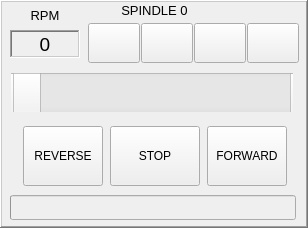
         <widget class="QFrame" name="f9_spindle_0">
          <property name="geometry">
           <rect>
            <x>646</x>
            <y>0</y>
            <width>308</width>
            <height>228</height>
           </rect>
          </property>
          <property name="minimumSize">
           <size>
            <width>146</width>
            <height>228</height>
           </size>
          </property>
          <property name="maximumSize">
           <size>
            <width>320</width>
            <height>228</height>
           </size>
          </property>
          <property name="frameShape">
           <enum>QFrame::WinPanel</enum>
          </property>
          <property name="frameShadow">
           <enum>QFrame::Raised</enum>
          </property>
          <widget class="QProgressBar" name="pbar_f9_spindle_0_rpm">
           <property name="enabled">
            <bool>false</bool>
           </property>
           <property name="geometry">
            <rect>
             <x>10</x>
             <y>195</y>
             <width>286</width>
             <height>25</height>
            </rect>
           </property>
           <property name="minimumSize">
            <size>
             <width>240</width>
             <height>25</height>
            </size>
           </property>
           <property name="maximumSize">
            <size>
             <width>290</width>
             <height>25</height>
            </size>
           </property>
           <property name="font">
            <font>
             <pointsize>12</pointsize>
            </font>
           </property>
           <property name="cursor">
            <cursorShape>ArrowCursor</cursorShape>
           </property>
           <property name="autoFillBackground">
            <bool>true</bool>
           </property>
           <property name="inputMethodHints">
            <set>Qt::ImhNone</set>
           </property>
           <property name="maximum">
            <number>4000</number>
           </property>
           <property name="value">
            <number>0</number>
           </property>
           <property name="alignment">
            <set>Qt::AlignLeading|Qt::AlignLeft|Qt::AlignTop</set>
           </property>
           <property name="textVisible">
            <bool>true</bool>
           </property>
           <property name="orientation">
            <enum>Qt::Horizontal</enum>
           </property>
           <property name="invertedAppearance">
            <bool>false</bool>
           </property>
           <property name="textDirection">
            <enum>QProgressBar::TopToBottom</enum>
           </property>
           <property name="format">
            <string/>
           </property>
          </widget>
          <widget class="QWidget" name="frame_9_mode" native="true">
           <property name="geometry">
            <rect>
             <x>23</x>
             <y>126</y>
             <width>264</width>
             <height>61</height>
            </rect>
           </property>
           <widget class="PushButton" name="pb_f9_spindle_0_reverse">
            <property name="geometry">
             <rect>
              <x>0</x>
              <y>0</y>
              <width>80</width>
              <height>60</height>
             </rect>
            </property>
            <property name="text">
             <string>REVERSE</string>
            </property>
            <property name="checkable">
             <bool>true</bool>
            </property>
            <property name="autoExclusive">
             <bool>true</bool>
            </property>
           </widget>
           <widget class="PushButton" name="pb_f9_spindle_0_stop">
            <property name="geometry">
             <rect>
              <x>87</x>
              <y>0</y>
              <width>90</width>
              <height>60</height>
             </rect>
            </property>
            <property name="text">
             <string>STOP</string>
            </property>
            <property name="checkable">
             <bool>true</bool>
            </property>
            <property name="autoExclusive">
             <bool>true</bool>
            </property>
           </widget>
           <widget class="PushButton" name="pb_f9_spindle_0_forward">
            <property name="geometry">
             <rect>
              <x>184</x>
              <y>0</y>
              <width>80</width>
              <height>60</height>
             </rect>
            </property>
            <property name="text">
             <string>FORWARD</string>
            </property>
            <property name="checkable">
             <bool>true</bool>
            </property>
            <property name="autoExclusive">
             <bool>true</bool>
            </property>
           </widget>
          </widget>
          <widget class="QLabel" name="plab_f9_panel">
           <property name="geometry">
            <rect>
             <x>89</x>
             <y>0</y>
             <width>131</width>
             <height>21</height>
            </rect>
           </property>
           <property name="font">
            <font>
             <pointsize>10</pointsize>
             <weight>50</weight>
             <bold>false</bold>
            </font>
           </property>
           <property name="frameShape">
            <enum>QFrame::NoFrame</enum>
           </property>
           <property name="frameShadow">
            <enum>QFrame::Raised</enum>
           </property>
           <property name="text">
            <string>SPINDLE 0</string>
           </property>
           <property name="alignment">
            <set>Qt::AlignCenter</set>
           </property>
          </widget>
          <widget class="QWidget" name="frame_9_rpm_display" native="true">
           <property name="geometry">
            <rect>
             <x>10</x>
             <y>0</y>
             <width>70</width>
             <height>58</height>
            </rect>
           </property>
           <property name="minimumSize">
            <size>
             <width>70</width>
             <height>50</height>
            </size>
           </property>
           <property name="maximumSize">
            <size>
             <width>104</width>
             <height>70</height>
            </size>
           </property>
           <widget class="QLabel" name="lab_f9_spindle_0_rpm">
            <property name="geometry">
             <rect>
              <x>0</x>
              <y>30</y>
              <width>70</width>
              <height>28</height>
             </rect>
            </property>
            <property name="font">
             <font>
              <pointsize>14</pointsize>
             </font>
            </property>
            <property name="frameShape">
             <enum>QFrame::WinPanel</enum>
            </property>
            <property name="frameShadow">
             <enum>QFrame::Sunken</enum>
            </property>
            <property name="text">
             <string>0</string>
            </property>
            <property name="alignment">
             <set>Qt::AlignCenter</set>
            </property>
           </widget>
           <widget class="QLabel" name="plab_f9_spindle_0_panel_rpm">
            <property name="geometry">
             <rect>
              <x>0</x>
              <y>5</y>
              <width>70</width>
              <height>20</height>
             </rect>
            </property>
            <property name="font">
             <font>
              <pointsize>10</pointsize>
             </font>
            </property>
            <property name="text">
             <string>RPM</string>
            </property>
            <property name="alignment">
             <set>Qt::AlignCenter</set>
            </property>
           </widget>
          </widget>
          <widget class="QWidget" name="frame_9_quick_set" native="true">
           <property name="geometry">
            <rect>
             <x>88</x>
             <y>23</y>
             <width>212</width>
             <height>40</height>
            </rect>
           </property>
           <property name="minimumSize">
            <size>
             <width>168</width>
             <height>40</height>
            </size>
           </property>
           <property name="maximumSize">
            <size>
             <width>240</width>
             <height>40</height>
            </size>
           </property>
           <widget class="PushButton" name="pb_f9_spindle_0_quick_set_1">
            <property name="geometry">
             <rect>
              <x>53</x>
              <y>0</y>
              <width>52</width>
              <height>40</height>
             </rect>
            </property>
            <property name="text">
             <string/>
            </property>
           </widget>
           <widget class="PushButton" name="pb_f9_spindle_0_quick_set_0">
            <property name="geometry">
             <rect>
              <x>0</x>
              <y>0</y>
              <width>52</width>
              <height>40</height>
             </rect>
            </property>
            <property name="text">
             <string/>
            </property>
           </widget>
           <widget class="PushButton" name="pb_f9_spindle_0_quick_set_2">
            <property name="geometry">
             <rect>
              <x>106</x>
              <y>0</y>
              <width>52</width>
              <height>40</height>
             </rect>
            </property>
            <property name="text">
             <string/>
            </property>
           </widget>
           <widget class="PushButton" name="pb_f9_spindle_0_quick_set_3">
            <property name="geometry">
             <rect>
              <x>159</x>
              <y>0</y>
              <width>52</width>
              <height>40</height>
             </rect>
            </property>
            <property name="text">
             <string/>
            </property>
           </widget>
          </widget>
          <widget class="QFrame" name="frame_9_spindle_rpm">
           <property name="geometry">
            <rect>
             <x>11</x>
             <y>73</y>
             <width>282</width>
             <height>40</height>
            </rect>
           </property>
           <property name="minimumSize">
            <size>
             <width>264</width>
             <height>40</height>
            </size>
           </property>
           <property name="maximumSize">
            <size>
             <width>400</width>
             <height>40</height>
            </size>
           </property>
           <property name="frameShape">
            <enum>QFrame::NoFrame</enum>
           </property>
           <property name="frameShadow">
            <enum>QFrame::Raised</enum>
           </property>
           <widget class="QScrollBar" name="scrb_f9_spindle_0">
            <property name="geometry">
             <rect>
              <x>-11</x>
              <y>0</y>
              <width>304</width>
              <height>39</height>
             </rect>
            </property>
            <property name="cursor">
             <cursorShape>PointingHandCursor</cursorShape>
            </property>
            <property name="maximum">
             <number>3000000</number>
            </property>
            <property name="singleStep">
             <number>100</number>
            </property>
            <property name="pageStep">
             <number>100</number>
            </property>
            <property name="orientation">
             <enum>Qt::Horizontal</enum>
            </property>
           </widget>
          </widget>
         </widget>
